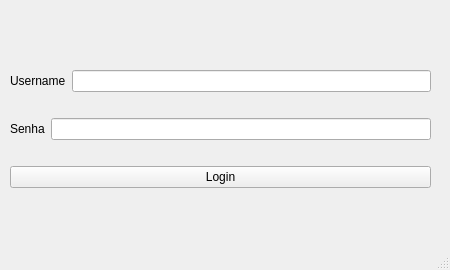
<?xml version="1.0" encoding="UTF-8"?>
<ui version="4.0">
 <class>MainWindow</class>
 <widget class="QMainWindow" name="MainWindow">
  <property name="geometry">
   <rect>
    <x>0</x>
    <y>0</y>
    <width>450</width>
    <height>270</height>
   </rect>
  </property>
  <property name="windowTitle">
   <string>MainWindow</string>
  </property>
  <widget class="QWidget" name="centralwidget">
   <widget class="QWidget" name="">
    <property name="geometry">
     <rect>
      <x>10</x>
      <y>50</y>
      <width>421</width>
      <height>161</height>
     </rect>
    </property>
    <layout class="QVBoxLayout" name="verticalLayout">
     <item>
      <layout class="QHBoxLayout" name="horizontalLayout">
       <item>
        <widget class="QLabel" name="label">
         <property name="text">
          <string>Username</string>
         </property>
        </widget>
       </item>
       <item>
        <widget class="QLineEdit" name="lineEdit"/>
       </item>
      </layout>
     </item>
     <item>
      <layout class="QHBoxLayout" name="horizontalLayout_2">
       <item>
        <widget class="QLabel" name="label_2">
         <property name="text">
          <string>Senha</string>
         </property>
        </widget>
       </item>
       <item>
        <widget class="QLineEdit" name="lineEdit_2">
         <property name="echoMode">
          <enum>QLineEdit::Password</enum>
         </property>
        </widget>
       </item>
      </layout>
     </item>
     <item>
      <widget class="QPushButton" name="pushButton">
       <property name="text">
        <string>Login</string>
       </property>
      </widget>
     </item>
    </layout>
   </widget>
  </widget>
  <widget class="QMenuBar" name="menubar">
   <property name="geometry">
    <rect>
     <x>0</x>
     <y>0</y>
     <width>450</width>
     <height>22</height>
    </rect>
   </property>
  </widget>
  <widget class="QStatusBar" name="statusbar"/>
 </widget>
 <resources/>
 <connections/>
</ui>
